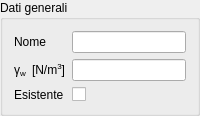
            <widget class="QGroupBox" name="nameGBox">
             <property name="title">
              <string>Dati generali</string>
             </property>
             <layout class="QGridLayout" name="gridLayout_6">
              <item row="0" column="0" colspan="2">
               <widget class="QLabelRichName" name="nameLabel">
                <property name="text">
                 <string>&lt;!DOCTYPE HTML PUBLIC &quot;-//W3C//DTD HTML 4.0//EN&quot; &quot;http://www.w3.org/TR/REC-html40/strict.dtd&quot;&gt;
&lt;html&gt;&lt;head&gt;&lt;meta name=&quot;qrichtext&quot; content=&quot;1&quot; /&gt;&lt;style type=&quot;text/css&quot;&gt;
p, li { white-space: pre-wrap; }
&lt;/style&gt;&lt;/head&gt;&lt;body&gt;
Nome&lt;/body&gt;&lt;/html&gt;</string>
                </property>
               </widget>
              </item>
              <item row="0" column="2">
               <widget class="QLineEditValue" name="nameLEdit">
                <property name="styleSheet">
                 <string notr="true"/>
                </property>
               </widget>
              </item>
              <item row="1" column="0">
               <widget class="QLabelRichName" name="gammaWLabel">
                <property name="text">
                 <string>&lt;!DOCTYPE HTML PUBLIC &quot;-//W3C//DTD HTML 4.0//EN&quot; &quot;http://www.w3.org/TR/REC-html40/strict.dtd&quot;&gt;
&lt;html&gt;&lt;head&gt;&lt;meta name=&quot;qrichtext&quot; content=&quot;1&quot; /&gt;
&lt;/head&gt;&lt;body&gt;
γ&lt;span style=&quot; vertical-align:sub;&quot;&gt;w&lt;/span&gt;&lt;/body&gt;&lt;/html&gt;</string>
                </property>
               </widget>
              </item>
              <item row="1" column="1">
               <widget class="QLabelUnitMeasure" name="gammaWUMLabel">
                <property name="text">
                 <string>&lt;!DOCTYPE HTML PUBLIC &quot;-//W3C//DTD HTML 4.0//EN&quot; &quot;http://www.w3.org/TR/REC-html40/strict.dtd&quot;&gt;
&lt;html&gt;&lt;head&gt;&lt;meta name=&quot;qrichtext&quot; content=&quot;1&quot; /&gt;&lt;/head&gt;
&lt;body&gt;
[N/m&lt;span style=&quot; vertical-align:super;&quot;&gt;3&lt;/span&gt;]
&lt;/body&gt;&lt;/html&gt;</string>
                </property>
               </widget>
              </item>
              <item row="1" column="2">
               <widget class="QLineEditValue" name="gammaWLEdit"/>
              </item>
              <item row="2" column="2">
               <widget class="QCheckBoxBool" name="isExistingCheckBox">
                <property name="text">
                 <string/>
                </property>
               </widget>
              </item>
              <item row="2" column="0" colspan="2">
               <widget class="QLabelRichName" name="isExistingLabel">
                <property name="text">
                 <string>Esistente</string>
                </property>
               </widget>
              </item>
             </layout>
            </widget>
